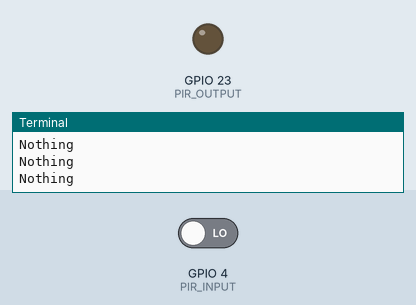
Bench run of a program on a simulated Raspberry Pi (BCM pin numbers). Shown: output pins drawn as LEDs (lit = HIGH), the last lines printed to the terminal. Inputs (shaded band) come from the test bench; at power-on: GPIO 4 (PIR_INPUT) LOW.

Above: at 1.2 s.
1.3 s: GPIO 4 (PIR_INPUT) driven HIGH
At 2.1 s:
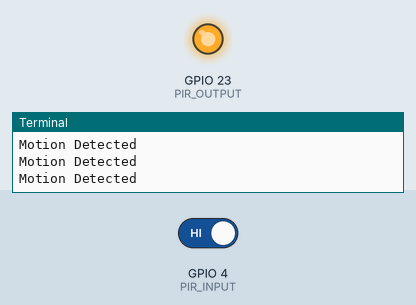
2.8 s: GPIO 4 (PIR_INPUT) driven LOW
At 3.3 s:
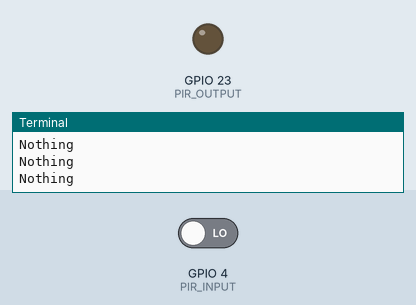
Timing chart, 0 to 5.8 s (numbered marks = the images above; inputs shaded):
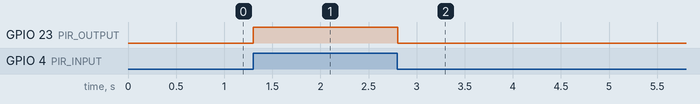

The program:

pirSensor.py
```python
import RPi.GPIO as GPIO
import time

PIR_INPUT = 4
PIR_OUTPUT = 23

GPIO.setmode(GPIO.BCM)
GPIO.setwarnings(False)

GPIO.setup(PIR_INPUT, GPIO.IN)
GPIO.setup(PIR_OUTPUT, GPIO.OUT)

GPIO.output(PIR_OUTPUT, GPIO.LOW)

try :
	while True:
		detected = GPIO.input(PIR_INPUT)
		if detected==1:
			print "Motion Detected"
			GPIO.output(PIR_OUTPUT, GPIO.HIGH)
			time.sleep(0.1)
		else:
			print "Nothing"
			GPIO.output(PIR_OUTPUT, GPIO.LOW)
			time.sleep(0.1)
except KeyboardInterrupt:
	print "Terminated by user"
	GPIO.cleanup()
```

Measured:
- after the input at 1.3 s, GPIO 23 (PIR_OUTPUT): LOW → HIGH at once
- after the input at 2.8 s, GPIO 23 (PIR_OUTPUT): HIGH → LOW at once
